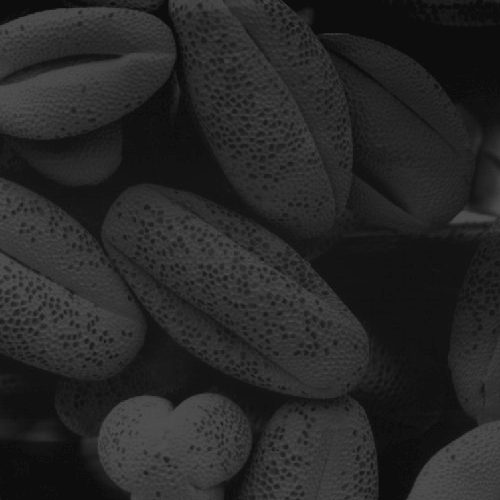
#> input picture Assignment/shells.tif, 500 x 500 px
$ jupyter execute Q04.ipynb
#> lines starting #> are read from the running program, lines starting #| are printed output that depends on the picture
[cell 1]
from typing import ChainMap
import cv2 as cv
import numpy as np
from matplotlib import pyplot as plt
img = cv.imread('shells.tif',cv.IMREAD_GRAYSCALE)
#> img is the input picture: shape (500, 500); min 13, max 83, mean 38.7


hist,bins = np.histogram(img.ravel(),256,(0,256))
#> hist = 256 values, max 17718 at index 13, min 0 at index 0, mean 976.6; bins = 257 values from 0 to 256
cdf = hist.cumsum()
#> cdf = 256 values from 0 to 250000
cdf_normalized = cdf * hist.max()/ cdf.max()
#> cdf_normalized = 256 values from 0 to 17718
plt.plot(cdf_normalized, color = 'b')
plt.hist(img.ravel(),256,(0,256), color = 'r')
plt.xlim([0,256])
plt.legend(('cdf','histogram'), loc = 'upper left')
plt.title('Histogram of the Original Image')
plt.show()
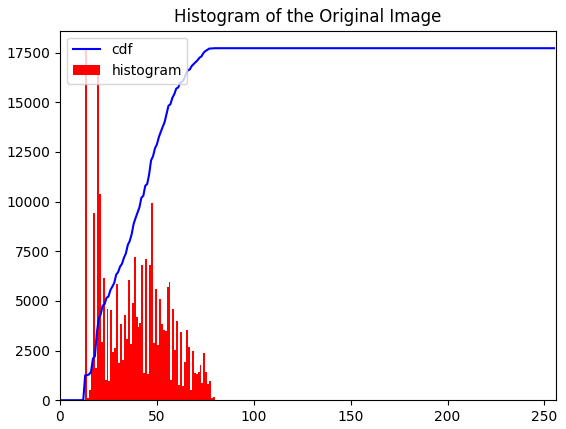
#> figure drawn by matplotlib, 1 panel; tallest bar 17718 high, from x = 13 to 14; curve peaks at x = 83, y = 17718

equ = cv.equalizeHist(img)
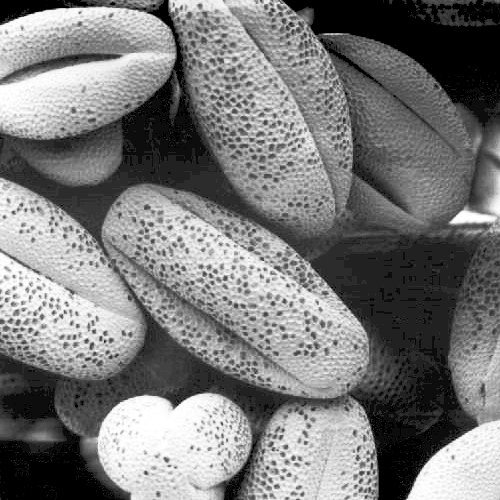
#> equ: shape (500, 500); min 0, max 255, mean 121.5

hist,bins = np.histogram(equ.ravel(),256,(0,256))
#> hist = 256 values, max 17814 at index 0, min 0 at index 2, mean 976.6
cdf = hist.cumsum()
#> cdf = 256 values from 17814 to 250000
cdf_normalized = cdf * hist.max()/ cdf.max()
#> cdf_normalized = 256 values from 1269.4 to 17814
plt.plot(cdf_normalized, color = 'b')
plt.hist(equ.ravel(),256,(0,256), color = 'r')
plt.xlim([0,256])
plt.legend(('cdf','histogram'), loc = 'upper left')
plt.title('Histogram of the Equalized Image')
plt.show()
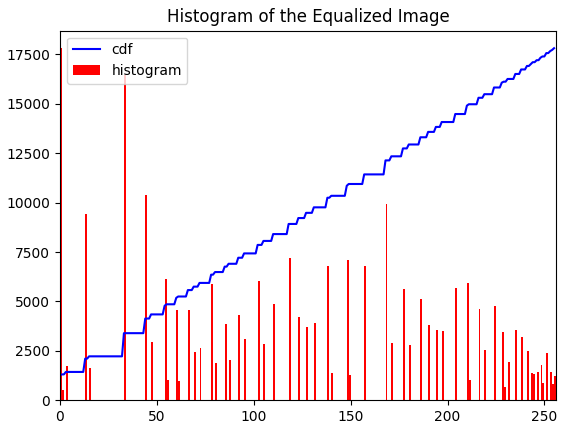
#> figure drawn by matplotlib, 1 panel; tallest bar 17814 high, from x = 0 to 1; curve peaks at x = 255, y = 17814

res = np.hstack((img,equ)) #stacking images side-by-side
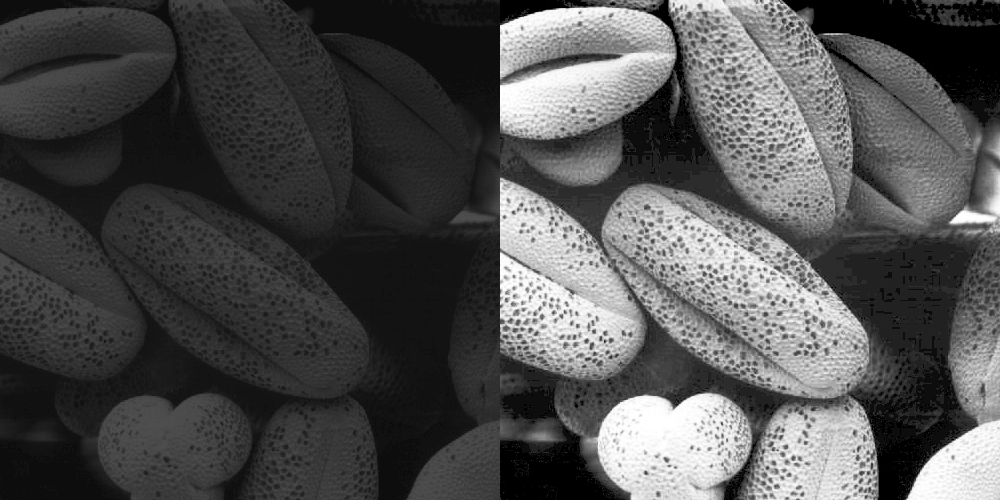
#> res: shape (500, 1000); min 0, max 255, mean 80.1
plt.axis('off')
plt.imshow(img, cmap='gray')
plt.imshow(res, cmap='gray')

$ run again, with Assignment/q2.jpg saved as Assignment/shells.tif
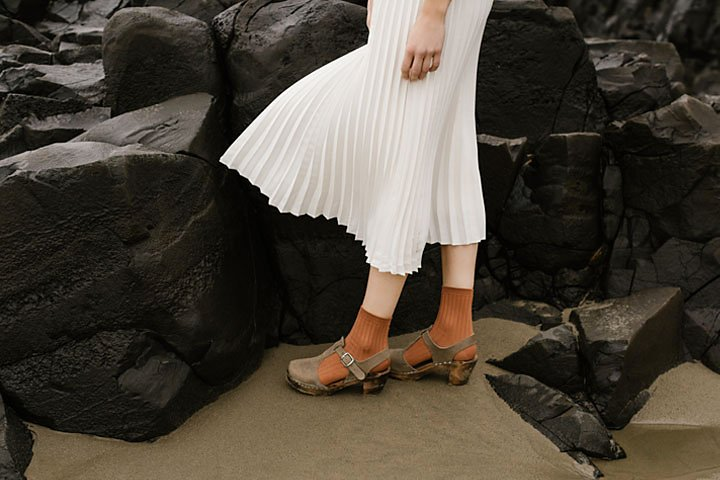
#> input picture Assignment/q2.jpg, 720 x 480 px
#> `hist,bins = np.histogram(img.ravel(),256,(0,256))`: hist = 256 values, max 7412 at index 18, min 12 at index 253, mean 1350; bins = 257 values from 0 to 256
#> cdf = 256 values from 456 to 345600
#> cdf_normalized = 256 values from 9.78 to 7412
#> `equ = cv.equalizeHist(img)`:
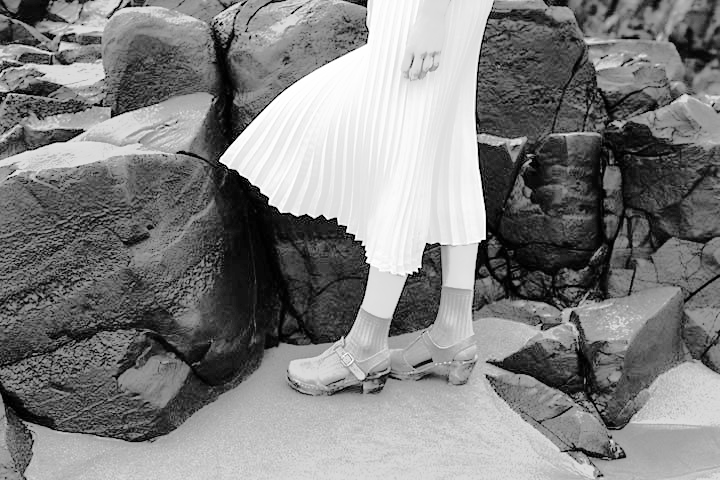
#> equ: shape (480, 720); min 0, max 255, mean 128.6
#> `hist,bins = np.histogram(equ.ravel(),256,(0,256))`: hist = 256 values, max 7412 at index 62, min 0 at index 3, mean 1350
#> `res = np.hstack((img,equ))`:
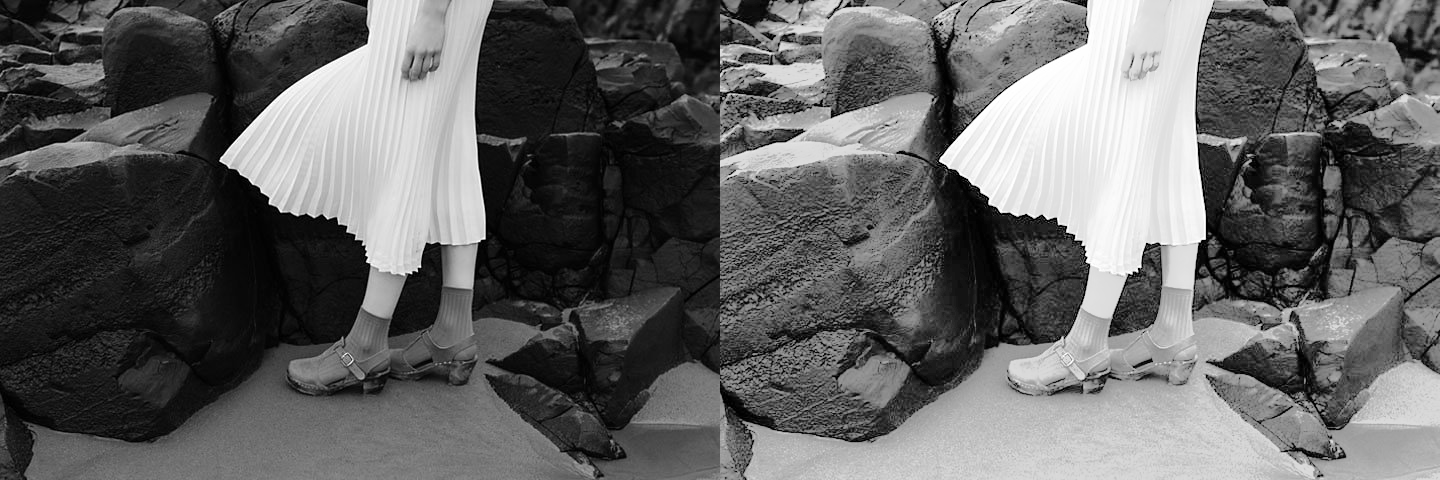
#> res: shape (480, 1440); min 0, max 255, mean 99.1
